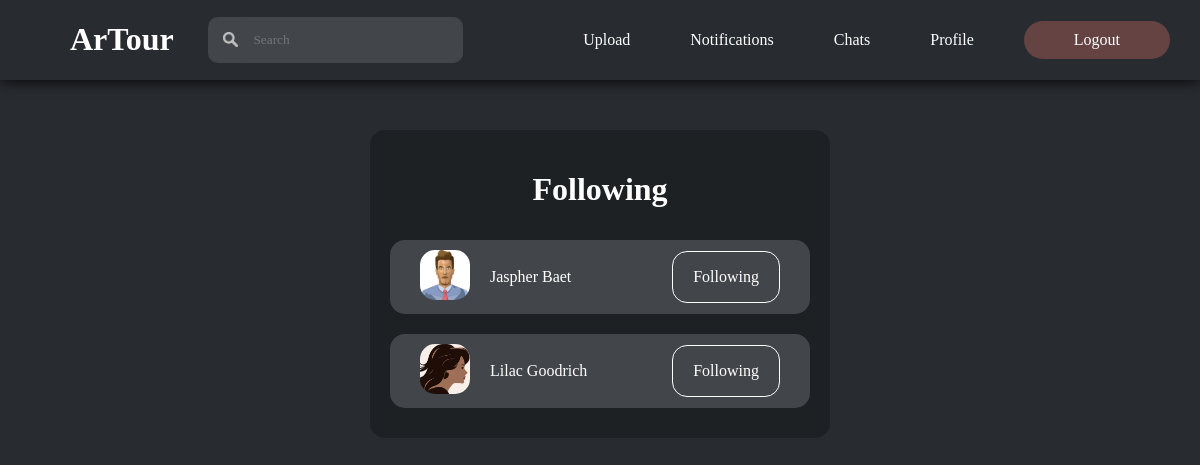
The page /html/following.php (signed in) on the database its author committed.
### tables this page shows
CREATE TABLE `users` (
  `profileId` int(11) NOT NULL,
  `profileType` int(11) NOT NULL,
  `profileName` varchar(255) NOT NULL,
  `profilePassword` varchar(255) NOT NULL,
  `profileDescription` varchar(255) NOT NULL,
  `profileAddress` varchar(255) NOT NULL,
  `profileEmail` varchar(255) NOT NULL,
  `profileNumber` varchar(11) NOT NULL,
  `profileFacebook` varchar(255) NOT NULL,
  `profileInstagram` varchar(255) NOT NULL,
  `profileX` varchar(255) NOT NULL,
  `profilePicture` varchar(255) NOT NULL,
  `dateCreated` date NOT NULL,
  `resetToken` varchar(64) DEFAULT NULL,
  `resetTokenExpire` datetime DEFAULT NULL
);

### html/following.php (the view, shortened to what this page needs)
<!DOCTYPE html>
<html lang="en">
<head>
    <link rel="stylesheet" href="../css/following.css">
</head>
<body>
    <?php
        $DBHost = "localhost";
        $DBUser = "root";
        $DBPass = "";
        $DBName = "artourdb";
        $conn = mysqli_connect($DBHost, $DBUser, $DBPass, $DBName);
        $getFollowing = "SELECT * FROM users
        INNER JOIN follow
        ON follow.followedId=users.profileId
        WHERE followStatus=1 AND followerId='".$_SESSION['userId']."'";
        $followingResult = mysqli_query($conn, $getFollowing);
    ?>
    <header>
        <div class="mainheader">
            <div class="logo">
                <h1><a href="home.php"> ArTour </a></h1>
            </div>
            <div class="search">
                <form action="search.php" method="POST">
                    <img src="../images/searchicon.png" alt="">
                    <input type="search" id="search" name="search" placeholder="Search">
                </form>
            </div>
            <div class="navigation">
                <nav class="sections">
                    <a href="uploadimage.php"> Upload </a>
                    <a href="notifications.php"> Notifications </a>
                    <a href="chats.php"> Chats </a>
                    <a href="profile.php"> Profile </a>
                    <a class="button" href="logout.php"> Logout </a>
                </nav>
            </div>
        </div>
    </header>
    <main>
        <div class="container">
            <h1> Following </h1>
            <?php
                $following = mysqli_num_rows($followingResult);
                if($following>0){
                    while ($followed = mysqli_fetch_assoc($followingResult)){
                        echo "
                        <div class='profile'>
                            <div class='details'>
                                <a class='viewprofile' href='viewprofile.php?profile=".$followed['profileId']."'><img src='../profiles/".$followed['profilePicture']."' alt=''></a>
                                <p> <a class='viewprofile' href='viewprofile.php?profile=".$followed['profileId']."'> ".$followed['profileName']." </a> </p>
                            </div>
                            <div class='followStatus'>";
                            if ($followed['followStatus']==1) {
                                echo"
                                    <a class='followOn' href='removeFollowStatus.php?followId=".$followed['profileId']."'>
                                        <p> Following </p>
                                    </a>
                                </div>
                        </div>
                                ";
                            }
                    }
                }
            ?>
        </div>
    </main>
</body>
</html>

### css/following.css (style rules this page uses)
body { background-color: #282b30; background-size: cover; font-family: 'Century Gothic'; padding: 0; margin: 0; }
header { background-color: #282b30; display: flex; flex-direction: column; box-shadow: 0 0 15px black; width: 100%; position:sticky; top: 0; z-index: 99; }
.mainheader { display: flex; justify-content: space-between; align-items: center; }
.logo h1 { position:relative; left: 70px; }
.logo h1 a { text-decoration: none; color: white; }
.search { width: 20%; }
.search form { display: flex; align-items: center; flex-direction: row; background: #424549; border-radius: 10px; width: 100%; padding-left: 15px; }
.search form img { width: 15px; height: 15px; }
.search form input { background: #424549; padding: 15px; width: 100%; border: none; outline: none; box-sizing: border-box; font-family: "Century Gothic"; color: white; border-radius: 10px; }
.navigation { display: flex; flex-direction: row; }
nav { display: flex; align-items: center; }
main { display: flex; justify-content: center; }
.container { display: flex; flex-direction: column; align-items: center; margin-top: 50px; background-color: #1e2124; color: white; width: 35%; border-radius: 15px; padding: 20px; }
.profile { display: flex; flex-direction: row; align-items: center; justify-content: space-between; width: 100%; background-color: #424549; margin: 10px 0 10px 0; border-radius: 15px; }
.details, .followStatus { display: flex; flex-direction: row; align-items: center; margin: 10px 30px 10px 30px; }
.details img { width: 50px; height: 50px; border-radius: 15px; }
.details a { text-decoration: none; color: white; }
.details p a.viewprofile { margin-left: 20px; }

### rows shown on the page
users: profilePicture (picture), profileName "Jaspher Baet"
users: profilePicture (picture), profileName "Lilac Goodrich"
